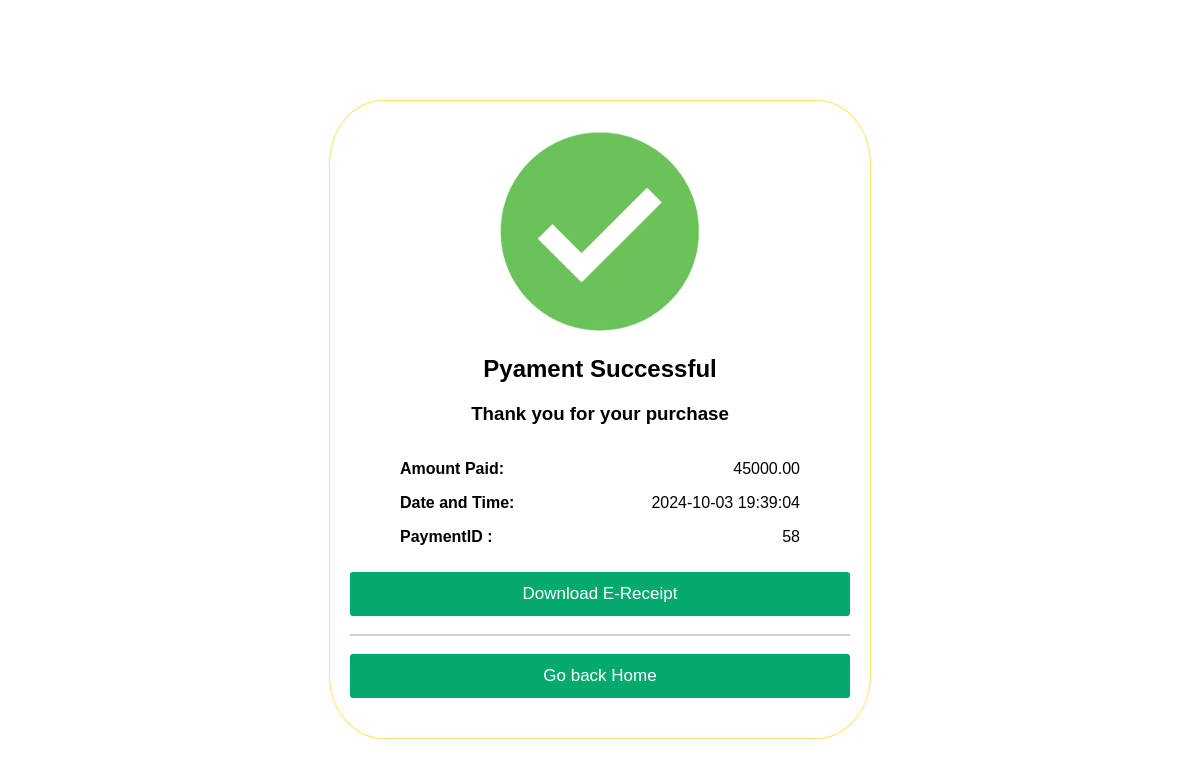
The page /PaymentComfirm.php on the database its author committed.
### tables this page shows
CREATE TABLE `payment` (
  `PaymentID` int(11) NOT NULL,
  `BookingID` int(11) DEFAULT NULL,
  `CustomerID` int(11) DEFAULT NULL,
  `PaymentMethod` varchar(100) DEFAULT NULL,
  `CardNumber` varchar(100) NOT NULL,
  `HolderName` varchar(100) NOT NULL,
  `ExpMonth` varchar(100) NOT NULL,
  `ExpYear` varchar(100) NOT NULL,
  `Zip` varchar(100) NOT NULL,
  `CVV` varchar(100) NOT NULL,
  `Amount` decimal(10,2) DEFAULT NULL,
  `DateandTime` timestamp NOT NULL DEFAULT current_timestamp() ON UPDATE current_timestamp(),
  `PaymentStatus` varchar(100) DEFAULT NULL
);

### PaymentComfirm.php (the view, shortened to what this page needs)
<?php
$BookingID = $_GET['BookingID'];
include('ConnectDB.php');
$sql4 = "SELECT * FROM payment ORDER BY PaymentID DESC LIMIT 1";
$result4 = $connection->query($sql4);
$row4 = $result4->fetch_assoc();
$paymentID = $row4["PaymentID"];
$DateTime = $row4["DateandTime"];
$TotalPrice = $row4["Amount"];
?>
<!DOCTYPE html>
<html lang="en">
<head>
    <link rel="stylesheet" type="text/css" href="Style.css">
</head>
<body>
    <?php echo "
        <div class='MidCon'>
            <center>
                <img src='img/payment.png'>
                <h2>Pyament Successful</h2>
                <h3>Thank you for your purchase</h3>
                <center>
                <div class='MidTbl'>
                    <div class='LMidTbl'>
                    <b><p>Amount Paid:</p>
                    <p>Date and Time:</p>
                    <p>PaymentID :</p></b>
                    </div>
                    <div class='RMidTbl'>
                        <p> $TotalPrice</p>
                        <p> $DateTime</p>
                        <p> $paymentID</p>
                    </div>
                    </center>
                    <form id='downloadForm' action='ReceiptProcess.php' method='POST'>
                    <input type='hidden' name='BookingID' value='$BookingID'>
                    <button type='submit' id='downloadBtn' class='btn'>Download E-Receipt</button>
                    </form>
                    <hr>
                    <form action='Home.php' method='GET'>
                    <button type='submit' id='downloadBtn' class='btn' >Go back Home</button>
                    </form>
                </div>
            </center>
    </div>";
    ?>
            </body>
            </html>

### Style.css (style rules this page uses)
body { font-family: Arial, sans-serif; margin: 0; padding: 0; display: flex; }
.btn { background-color: #04AA6D; color: white; padding: 12px; margin: 10px 0; border: none; width: 100%; border-radius: 3px; cursor: pointer; font-size: 17px; }
hr { border: 1px solid lightgrey; }
.MidCon { margin: auto; margin-top: 100px; width: 500px; border: solid 1px #FFE26A; border-radius: 10%; padding: 30px; padding-left: 20px; padding-right: 20px; }
.MidTbl { display: flex; align-content: center; justify-content: center; margin: 0; width: 100%; }
.MidCon img { width: 200px; height: 200px; }
.RMidTbl { width: 50%; text-align: right; float: right; }
.LMidTbl { width: 30%; text-align: left; float: left; }

### rows shown on the page
payment: Amount "45000.00", DateandTime "2024-10-03 19:39:04", PaymentID "58"
